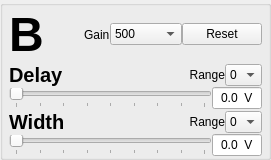
         <widget class="QGroupBox" name="groupBox_subchannel_B">
          <property name="minimumSize">
           <size>
            <width>270</width>
            <height>160</height>
           </size>
          </property>
          <property name="title">
           <string/>
          </property>
          <property name="flat">
           <bool>true</bool>
          </property>
          <layout class="QVBoxLayout" name="verticalLayout_8">
           <property name="spacing">
            <number>0</number>
           </property>
           <property name="leftMargin">
            <number>6</number>
           </property>
           <property name="topMargin">
            <number>0</number>
           </property>
           <property name="rightMargin">
            <number>6</number>
           </property>
           <property name="bottomMargin">
            <number>0</number>
           </property>
           <item>
            <layout class="QHBoxLayout" name="horizontalLayout_32">
             <item>
              <widget class="QLabel" name="label_24">
               <property name="font">
                <font>
                 <pointsize>36</pointsize>
                 <bold>true</bold>
                </font>
               </property>
               <property name="text">
                <string>B</string>
               </property>
              </widget>
             </item>
             <item>
              <spacer name="horizontalSpacer_39">
               <property name="orientation">
                <enum>Qt::Orientation::Horizontal</enum>
               </property>
               <property name="sizeHint" stdset="0">
                <size>
                 <width>40</width>
                 <height>20</height>
                </size>
               </property>
              </spacer>
             </item>
             <item>
              <widget class="QLabel" name="label_psd_gain_a_2">
               <property name="text">
                <string>Gain</string>
               </property>
              </widget>
             </item>
             <item>
              <widget class="QComboBox" name="comboBox_psd_gain_b">
               <property name="minimumSize">
                <size>
                 <width>72</width>
                 <height>0</height>
                </size>
               </property>
               <item>
                <property name="text">
                 <string>500</string>
                </property>
               </item>
               <item>
                <property name="text">
                 <string>1000</string>
                </property>
               </item>
               <item>
                <property name="text">
                 <string>2000</string>
                </property>
               </item>
               <item>
                <property name="text">
                 <string>5000</string>
                </property>
               </item>
               <item>
                <property name="text">
                 <string>10000</string>
                </property>
               </item>
               <item>
                <property name="text">
                 <string>20000</string>
                </property>
               </item>
               <item>
                <property name="text">
                 <string>50000</string>
                </property>
               </item>
               <item>
                <property name="text">
                 <string>100000</string>
                </property>
               </item>
              </widget>
             </item>
             <item>
              <widget class="QPushButton" name="pushButton_psd_reset_subchannel_b">
               <property name="text">
                <string>Reset</string>
               </property>
              </widget>
             </item>
            </layout>
           </item>
           <item>
            <layout class="QVBoxLayout" name="verticalLayout_9">
             <item>
              <layout class="QHBoxLayout" name="horizontalLayout_36">
               <item>
                <widget class="QLabel" name="label_25">
                 <property name="font">
                  <font>
                   <pointsize>15</pointsize>
                   <bold>true</bold>
                  </font>
                 </property>
                 <property name="text">
                  <string>Delay</string>
                 </property>
                </widget>
               </item>
               <item>
                <spacer name="horizontalSpacer_40">
                 <property name="orientation">
                  <enum>Qt::Orientation::Horizontal</enum>
                 </property>
                 <property name="sizeHint" stdset="0">
                  <size>
                   <width>40</width>
                   <height>20</height>
                  </size>
                 </property>
                </spacer>
               </item>
               <item>
                <widget class="QLabel" name="label_psd_delay_range_b">
                 <property name="layoutDirection">
                  <enum>Qt::LayoutDirection::RightToLeft</enum>
                 </property>
                 <property name="text">
                  <string>Range</string>
                 </property>
                 <property name="alignment">
                  <set>Qt::AlignmentFlag::AlignRight|Qt::AlignmentFlag::AlignTrailing|Qt::AlignmentFlag::AlignVCenter</set>
                 </property>
                </widget>
               </item>
               <item>
                <widget class="QComboBox" name="comboBox_psd_delay_range_b">
                 <property name="sizePolicy">
                  <sizepolicy hsizetype="Fixed" vsizetype="Fixed">
                   <horstretch>0</horstretch>
                   <verstretch>0</verstretch>
                  </sizepolicy>
                 </property>
                 <property name="minimumSize">
                  <size>
                   <width>10</width>
                   <height>0</height>
                  </size>
                 </property>
                 <property name="maximumSize">
                  <size>
                   <width>60</width>
                   <height>16777215</height>
                  </size>
                 </property>
                 <item>
                  <property name="text">
                   <string>0</string>
                  </property>
                 </item>
                 <item>
                  <property name="text">
                   <string>1</string>
                  </property>
                 </item>
                 <item>
                  <property name="text">
                   <string>2</string>
                  </property>
                 </item>
                 <item>
                  <property name="text">
                   <string>3</string>
                  </property>
                 </item>
                </widget>
               </item>
              </layout>
             </item>
             <item>
              <layout class="QHBoxLayout" name="horizontalLayout_37">
               <item>
                <widget class="QSlider" name="horizontalSlider_psd_delay_dac_b">
                 <property name="toolTip">
                  <string>Voltage Slider for PSD Delay DAC A</string>
                 </property>
                 <property name="maximum">
                  <number>1023</number>
                 </property>
                 <property name="singleStep">
                  <number>10</number>
                 </property>
                 <property name="pageStep">
                  <number>128</number>
                 </property>
                 <property name="orientation">
                  <enum>Qt::Orientation::Horizontal</enum>
                 </property>
                 <property name="invertedControls">
                  <bool>false</bool>
                 </property>
                 <property name="tickPosition">
                  <enum>QSlider::TickPosition::TicksBelow</enum>
                 </property>
                 <property name="tickInterval">
                  <number>128</number>
                 </property>
                </widget>
               </item>
               <item>
                <widget class="QLineEdit" name="text_psd_delay_dac_b">
                 <property name="sizePolicy">
                  <sizepolicy hsizetype="MinimumExpanding" vsizetype="Fixed">
                   <horstretch>0</horstretch>
                   <verstretch>0</verstretch>
                  </sizepolicy>
                 </property>
                 <property name="minimumSize">
                  <size>
                   <width>21</width>
                   <height>0</height>
                  </size>
                 </property>
                 <property name="maximumSize">
                  <size>
                   <width>50</width>
                   <height>16777215</height>
                  </size>
                 </property>
                 <property name="baseSize">
                  <size>
                   <width>30</width>
                   <height>0</height>
                  </size>
                 </property>
                 <property name="inputMask">
                  <string>0.00 V</string>
                 </property>
                 <property name="text">
                  <string>0.0 V</string>
                 </property>
                 <property name="maxLength">
                  <number>6</number>
                 </property>
                 <property name="cursorPosition">
                  <number>6</number>
                 </property>
                 <property name="alignment">
                  <set>Qt::AlignmentFlag::AlignCenter</set>
                 </property>
                 <property name="clearButtonEnabled">
                  <bool>false</bool>
                 </property>
                </widget>
               </item>
              </layout>
             </item>
            </layout>
           </item>
           <item>
            <layout class="QVBoxLayout" name="verticalLayout_10">
             <item>
              <layout class="QHBoxLayout" name="horizontalLayout_38">
               <item>
                <widget class="QLabel" name="label_26">
                 <property name="font">
                  <font>
                   <pointsize>15</pointsize>
                   <bold>true</bold>
                  </font>
                 </property>
                 <property name="text">
                  <string>Width</string>
                 </property>
                </widget>
               </item>
               <item>
                <spacer name="horizontalSpacer_41">
                 <property name="orientation">
                  <enum>Qt::Orientation::Horizontal</enum>
                 </property>
                 <property name="sizeHint" stdset="0">
                  <size>
                   <width>40</width>
                   <height>20</height>
                  </size>
                 </property>
                </spacer>
               </item>
               <item>
                <widget class="QLabel" name="label_psd_width_range_b">
                 <property name="layoutDirection">
                  <enum>Qt::LayoutDirection::RightToLeft</enum>
                 </property>
                 <property name="text">
                  <string>Range</string>
                 </property>
                 <property name="alignment">
                  <set>Qt::AlignmentFlag::AlignRight|Qt::AlignmentFlag::AlignTrailing|Qt::AlignmentFlag::AlignVCenter</set>
                 </property>
                </widget>
               </item>
               <item>
                <widget class="QComboBox" name="comboBox_psd_width_range_b">
                 <property name="sizePolicy">
                  <sizepolicy hsizetype="Fixed" vsizetype="Fixed">
                   <horstretch>0</horstretch>
                   <verstretch>0</verstretch>
                  </sizepolicy>
                 </property>
                 <property name="minimumSize">
                  <size>
                   <width>10</width>
                   <height>0</height>
                  </size>
                 </property>
                 <property name="maximumSize">
                  <size>
                   <width>60</width>
                   <height>16777215</height>
                  </size>
                 </property>
                 <item>
                  <property name="text">
                   <string>0</string>
                  </property>
                 </item>
                 <item>
                  <property name="text">
                   <string>1</string>
                  </property>
                 </item>
                 <item>
                  <property name="text">
                   <string>2</string>
                  </property>
                 </item>
                 <item>
                  <property name="text">
                   <string>3</string>
                  </property>
                 </item>
                </widget>
               </item>
              </layout>
             </item>
             <item>
              <layout class="QHBoxLayout" name="horizontalLayout_39">
               <item>
                <widget class="QSlider" name="horizontalSlider_psd_width_dac_b">
                 <property name="toolTip">
                  <string>Voltage Slider for PSD Delay DAC A</string>
                 </property>
                 <property name="maximum">
                  <number>1023</number>
                 </property>
                 <property name="singleStep">
                  <number>10</number>
                 </property>
                 <property name="pageStep">
                  <number>128</number>
                 </property>
                 <property name="orientation">
                  <enum>Qt::Orientation::Horizontal</enum>
                 </property>
                 <property name="invertedControls">
                  <bool>false</bool>
                 </property>
                 <property name="tickPosition">
                  <enum>QSlider::TickPosition::TicksBelow</enum>
                 </property>
                 <property name="tickInterval">
                  <number>128</number>
                 </property>
                </widget>
               </item>
               <item>
                <widget class="QLineEdit" name="text_psd_width_dac_b">
                 <property name="sizePolicy">
                  <sizepolicy hsizetype="MinimumExpanding" vsizetype="Fixed">
                   <horstretch>0</horstretch>
                   <verstretch>0</verstretch>
                  </sizepolicy>
                 </property>
                 <property name="minimumSize">
                  <size>
                   <width>21</width>
                   <height>0</height>
                  </size>
                 </property>
                 <property name="maximumSize">
                  <size>
                   <width>50</width>
                   <height>16777215</height>
                  </size>
                 </property>
                 <property name="baseSize">
                  <size>
                   <width>30</width>
                   <height>0</height>
                  </size>
                 </property>
                 <property name="inputMask">
                  <string>0.00 V</string>
                 </property>
                 <property name="text">
                  <string>0.0 V</string>
                 </property>
                 <property name="maxLength">
                  <number>6</number>
                 </property>
                 <property name="cursorPosition">
                  <number>6</number>
                 </property>
                 <property name="alignment">
                  <set>Qt::AlignmentFlag::AlignCenter</set>
                 </property>
                 <property name="clearButtonEnabled">
                  <bool>false</bool>
                 </property>
                </widget>
               </item>
              </layout>
             </item>
            </layout>
           </item>
          </layout>
         </widget>
